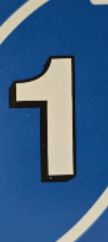
#> input picture templates/1_temp.JPG, 108 x 242 px, found by its file name
$ python 1_temp.py
#> lines starting #> are read from the running program, lines starting #| are printed output that depends on the picture
import cv2 as cv
import numpy as np

img=cv.imread('templates/1_temp.jpg')
#> img is the input picture: shape (242, 108, 3); mean B, G, R 136.1, 96.6, 61.3
gray_1_temp  = cv.cvtColor(img, cv.COLOR_BGR2GRAY)
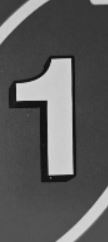
#> gray_1_temp: shape (242, 108); min 10, max 221, mean 90.5
cv.imshow('gray',gray_1_temp)
cv.imwrite('processed_templates/1_temp.jpg', gray_1_temp)
cv.waitKey(0)
cv.destroyAllWindows

$ run again, with templates/2_temp.JPG copied over templates/1_temp.JPG
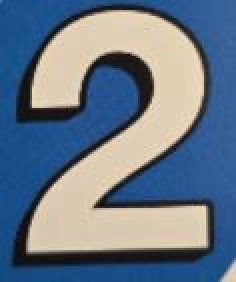
#> input picture templates/2_temp.JPG, 118 x 141 px, found by its file name (shown 2 times larger)
#> img is the input picture: shape (141, 118, 3); mean B, G, R 136.8, 119.4, 103.8
#> `gray_1_temp  = cv.cvtColor(img, cv.COLOR_BGR2GRAY)`:
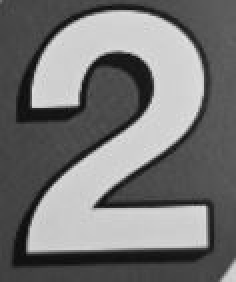
#> gray_1_temp: shape (141, 118) (shown 2 times larger); min 10, max 231, mean 116.7

$ run again, with templates/3_temp.JPG copied over templates/1_temp.JPG
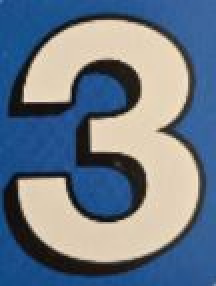
#> input picture templates/3_temp.JPG, 108 x 143 px, found by its file name (shown 2 times larger)
#> img is the input picture: shape (143, 108, 3); mean B, G, R 137.2, 121.7, 108.2
#> `gray_1_temp  = cv.cvtColor(img, cv.COLOR_BGR2GRAY)`:
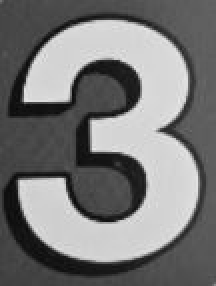
#> gray_1_temp: shape (143, 108) (shown 2 times larger); min 8, max 236, mean 119.4

$ run again, with templates/4_temp.JPG copied over templates/1_temp.JPG
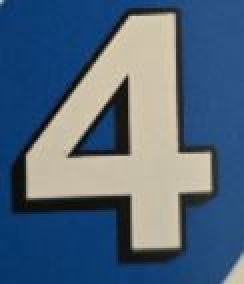
#> input picture templates/4_temp.JPG, 122 x 142 px, found by its file name (shown 2 times larger)
#> img is the input picture: shape (142, 122, 3); mean B, G, R 124, 101.9, 80.4
#> `gray_1_temp  = cv.cvtColor(img, cv.COLOR_BGR2GRAY)`:
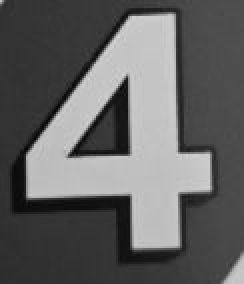
#> gray_1_temp: shape (142, 122) (shown 2 times larger); min 2, max 213, mean 98
